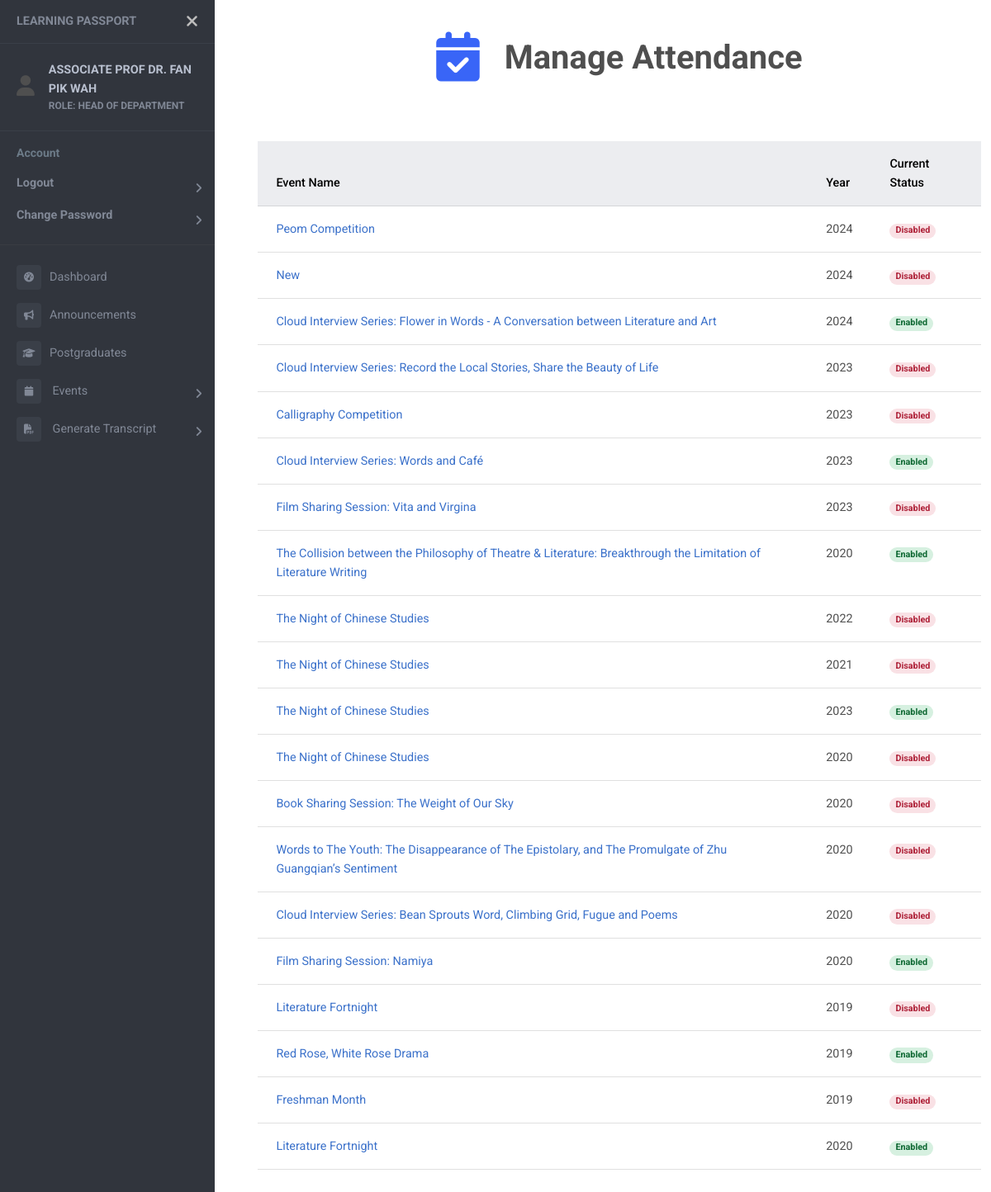
Before: /events/attendance (signed in) with the older database file.
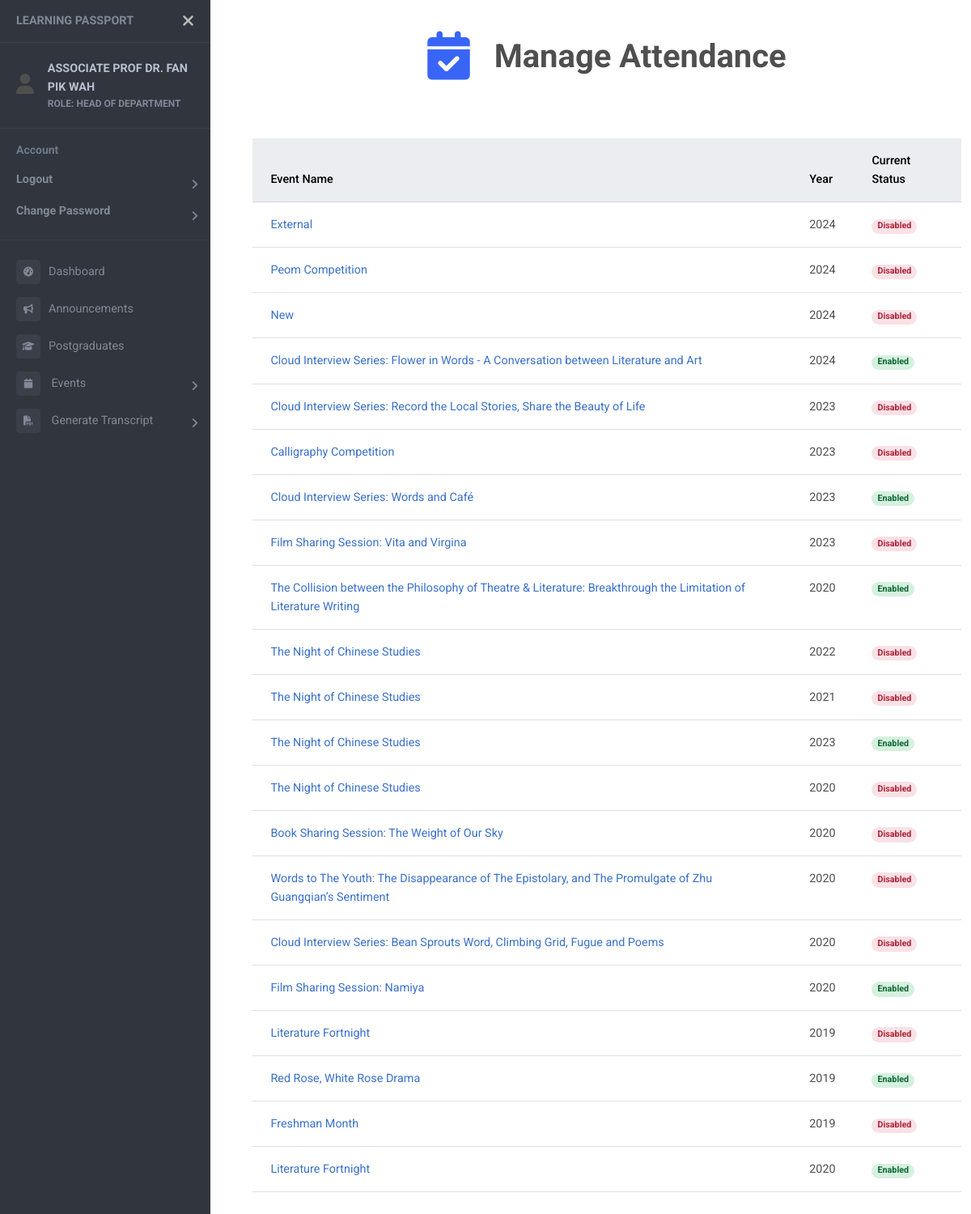
After: the same page with the newer database file.
### events/models.py (models this page shows)
class Events(models.Model):
    c_name = models.CharField(max_length=50, null=True)
    e_name = models.CharField(max_length=50)
    TYPE = (
        (1, 'Seminar/Talk'),
        (2, 'Conference'),
        (3, 'Proposal Defense'),
        (4, 'Candidature Defense'),
        (5, 'Welcome Week/Month'),
        (6, 'Chinese Studies Night'),
        (7, 'Workshop'),
        (8, 'Others'),
    )
    type = models.SmallIntegerField(choices=TYPE, null=True)
    start = models.DateTimeField(null=True)
    end = models.DateTimeField(null=True)
    year = models.IntegerField()
    venue = models.CharField(max_length=100, null=True)
    desc = models.CharField(max_length=200, null=True)
    internal = models.BooleanField()
    speaker = models.CharField(max_length=50, null=True)
    attendance = models.BooleanField(null=True)
    enable_attendance = models.BooleanField(null=True)
    file = models.FileField(upload_to='event_com/', null=True)
    filename = models.CharField(max_length=100, null=True)
    file_by = models.ForeignKey(Student, on_delete=models.SET_NULL, null=True)
    status = models.BooleanField(null=True)
    poster = models.FileField(upload_to='event_poster/', null=True)

### events/views.py (the view, shortened to what this page needs)
# urls.py: path('events/attendance', views.takeAttendanceView, name="attendance"),
@login_required
def takeAttendanceView (request):
    current_time = datetime.now(malaysia_timezone)
    if request.user.role in 'STUDENT':
        events = list()
        student = Student.objects.get(user=request.user.id)
        parts = Event_Participants.objects.filter(student=student, registered=1).order_by("-event__start")
        reg_events = list()
        for part in parts:
            start_time = part.event.start if part.event.start else None
            end_time = part.event.end if part.event.end else None
            print("Start: ", start_time.replace(tzinfo=None))
            print("End: ", end_time.replace(tzinfo=None))
            print("Now: ", current_time.replace(tzinfo=None))
            if part.event.enable_attendance==1:
                events.append(part)
            elif start_time and end_time :
                if start_time.replace(tzinfo=None) <= current_time.replace(tzinfo=None) <= end_time.replace(tzinfo=None) and part.event.attendance==1:
                    events.append(part)
                else:
                    reg_events.append(part)
            else:
                    reg_events.append(part)
        print(events)
        context = {
            "events": events,
            "reg_events": reg_events,
            "page_name": "Registered Event",
            "icon": "fa-solid fa-calendar-check fa-xl"
        }
    elif request.user.role in 'SUPER ADMIN LECTURER HEAD OF DEPARTMENT':
        all_event = Events.objects.order_by("-start")
        att_event = list()
        for event in all_event:
            start = event.start if event.start else None
            end = event.end if event.end else None
            if event.enable_attendance == 1:
                att_event.append(event)
            elif start and end and event.attendance==1:
                if start <= current_time <= end:
                    print("Start: ", start)
                    print("End: ", end)
                    print("Current: ", current_time)
                    att_event.append(event)
        context = {
            "all_event": all_event,
            "att_event": att_event,
            "page_name": "Manage Attendance",
            "icon": "fa-solid fa-calendar-check fa-xl"
        }
    return render (request, "attendance.html", context)

### templates/attendance.html (shortened to what this page needs)
<!DOCTYPE html>
{% extends "sidebar.html" %}
{% block content %}
{% load static %}
<head>
  <link rel="stylesheet" href="{% static 'css/event_list.css' %}">
</head>
<br />
<div class="container container-fluid">
{% if request.user.role in 'STUDENT' %}
{% for part in events %}
<br />
<div class="card">
  <a href="{% url 'event-detail' part.event.id %}">
    <div class="card-header">
      <strong>{% if part.event.c_name %}{{part.event.c_name}} <br> {% endif %} {{part.event.e_name}}</strong>
    </div>
  </a>
  <div class="card-body">
    Date: {{part.event.start.date}} <br />
    Venue: {{part.event.venue}}
  </div>
  {% if part.attendance != 1 %}
  <form method="POST">
    {% csrf_token %}
    <div class="card-footer">
      <input id="event_id" name="event_id" value="{{part.event.id}}" hidden />
      <button type="submit" class="btn btn-primary" name="attendance"
        onclick='return confirm("Confirm to take attendance for {{part.event.e_name}}?")'>
        Take Attendance
      </button>
    </div>
  </form>
  {% elif part.attendance == 1 %}
  <div class="card-footer">
    <input id="event_id" name="event_id" value="{{part.event.id}}" hidden />
    <button type="button" class="btn btn-primary" name="attendance" disabled>
      Attendance Submitted
    </button>
  </div>
  {% endif %}
</div>
{% endfor %}
{% for part in reg_events %}
<br />
<div class="card">
  <a href="{% url 'event-detail' part.event.id %}">
    <div class="card-header">
      <strong>{% if part.event.c_name %}{{part.event.c_name}}<br>{% endif %} {{part.event.e_name}}</strong>
    </div>
  </a>
  <div class="card-body">
    Date: {{part.event.start.date}} <br />
    Venue: {{part.event.venue}}
  </div>
  <div class="card-footer">
    {% if part.attendance == 1 %}
    <button type="button" class="btn btn-primary" name="attendance" disabled>
      Attendance Submitted
    </button>
    {% else %}
    {% if part.event.attendance == 1 %}
    <button type="button" class="btn btn-primary" name="attendance" disabled>
      Take Attendance
    </button>
    {% else %}
    <button type="button" class="btn btn-primary" name="attendance" disabled>
      Attendance Disabled
    </button>
    {% endif %}
    {% endif %}
  </div>
</div>
{% endfor %}
</div>
<br>
{% elif request.user.role in 'SUPER ADMIN LECTURER HEAD OF DEPARTMENT' %}
<form method="POST">
  <table class="table table-responsive">
    <thead class="table-secondary">
      <tr>
        <th>Event Name</th>
        <th>Year</th>
        <th>Current Status</th>
      </tr>
    </thead>
    <tbody>
      {% for event in all_event %}
      <tr>
        <td><a href="{% url 'admin-attendance' event.id %}">{{event.e_name}}</a></td>
        <td>{{event.year}}</td>
        <td>
          {% if event in att_event %}
          <span class="badge rounded-pill badge-success">Enabled</span>
          {% else %}
          <span class="badge rounded-pill badge-danger">Disabled</span>
          {% endif %}
        </td>
      </tr>
      {% endfor %}
    </tbody>
  </table>
  <br>
</form>
{% endif %}
{% endblock %}

Changed rows visible on the page:
added Events: e_name "External", year "2024", shows "Disabled"
